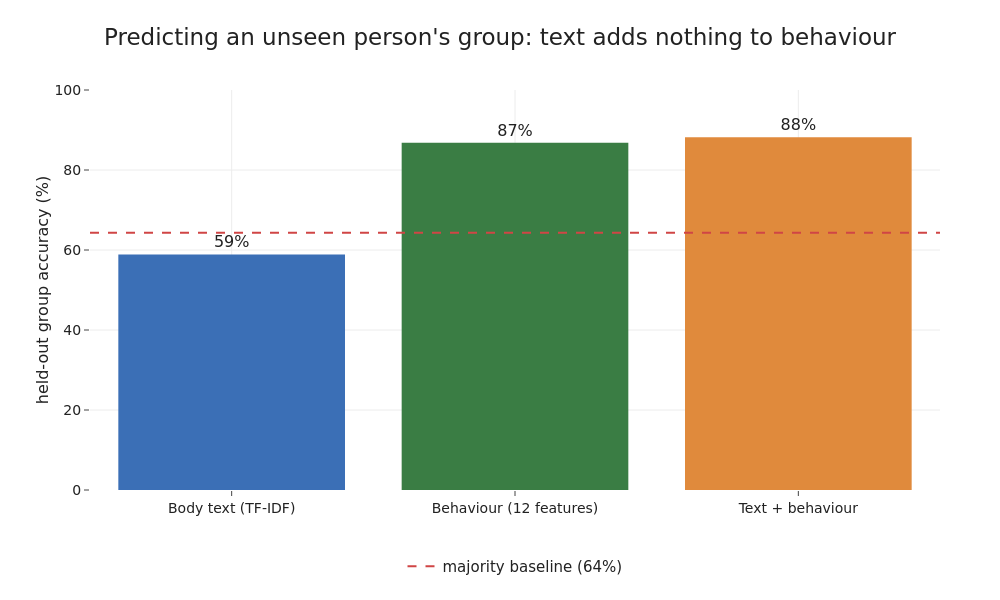

Notebook code for this chart:
### Markdown cell above
## Does behaviour close the gap?

The open question is whether the group becomes predictable once the body text is
joined with the behavioural features the groups were built from. We attach each
author's twelve-feature vector to every one of their messages and re-run the
held-out-people group prediction three ways: text alone, behaviour alone, and the
two together. The groups were defined by clustering those features, so behaviour
recovering them is partly built in; the informative comparison is whether text
adds anything on top of behaviour. It does not.

### Code cell
import scipy.sparse as sp
kpos = {h: i for i, h in enumerate(keep)}
Bmsg = X[np.asarray([kpos[p] for p in persons])]      # author's 12 features, per message
FEAT_SETS = {"Body text (TF-IDF)": Xw,
             "Behaviour (12 features)": sp.csr_matrix(Bmsg),
             "Text + behaviour": sp.hstack([Xw, sp.csr_matrix(Bmsg)]).tocsr()}
combo = {}
for name, Xr in FEAT_SETS.items():
    pr = cross_val_predict(LinearSVC(C=1), Xr, ygrp, groups=persons, cv=GroupKFold(5), n_jobs=-1)
    combo[name] = accuracy_score(ygrp, pr)
print({k: round(v, 3) for k, v in combo.items()}, "| majority", round(maj, 3))

order = list(FEAT_SETS)
fig = go.Figure()
fig.add_trace(go.Bar(x=order, y=[combo[k] * 100 for k in order],
    marker_color=[BLUE, GREEN, ORANGE], text=[f"{combo[k]:.0%}" for k in order],
    textposition="outside", showlegend=False))
fig.add_hline(y=maj * 100, line=dict(color=RED, dash="dash"))
fig.add_trace(go.Scatter(x=[None], y=[None], mode="lines",
    line=dict(color=RED, dash="dash", width=2), name=f"majority baseline ({maj:.0%})"))
fig.update_yaxes(title_text="held-out group accuracy (%)", range=[0, 100])
fig.update_layout(title="Predicting an unseen person's group: text adds nothing to behaviour",
    legend=dict(orientation="h", y=-0.15, x=0.5, xanchor="center"))
save_fig(fig, "w6_5_text_plus_behaviour.png", w=1000, h=600,
         margin=dict(l=90, r=60, t=90, b=110))

### Figure 1 — Plotly figure (JSON) as saved in the notebook; plotly's stock layout.template omitted (floating-point values rounded to 4 significant figures)
{"data": [{"marker": {"color": ["#3b6fb6", "#3a7d44", "#e08a3c"]}, "showlegend": false, "text": ["59%", "87%", "88%"], "textposition": "outside", "type": "bar", "x": ["Body text (TF-IDF)", "Behaviour (12 features)", "Text + behaviour"], "y": [58.88, 86.81, 88.17]}, {"line": {"color": "#d04545", "dash": "dash", "width": 2}, "mode": "lines", "name": "majority baseline (64%)", "type": "scatter", "x": [null], "y": [null]}], "layout": {"height": 600, "legend": {"orientation": "h", "x": 0.5, "xanchor": "center", "y": -0.15}, "margin": {"b": 110, "l": 90, "r": 60, "t": 90}, "shapes": [{"line": {"color": "#d04545", "dash": "dash"}, "type": "line", "x0": 0, "x1": 1, "xref": "x domain", "y0": 64.33, "y1": 64.33, "yref": "y"}], "title": {"text": "Predicting an unseen person's group: text adds nothing to behaviour"}, "width": 1000, "yaxis": {"range": [0, 100], "title": {"text": "held-out group accuracy (%)"}}}}
